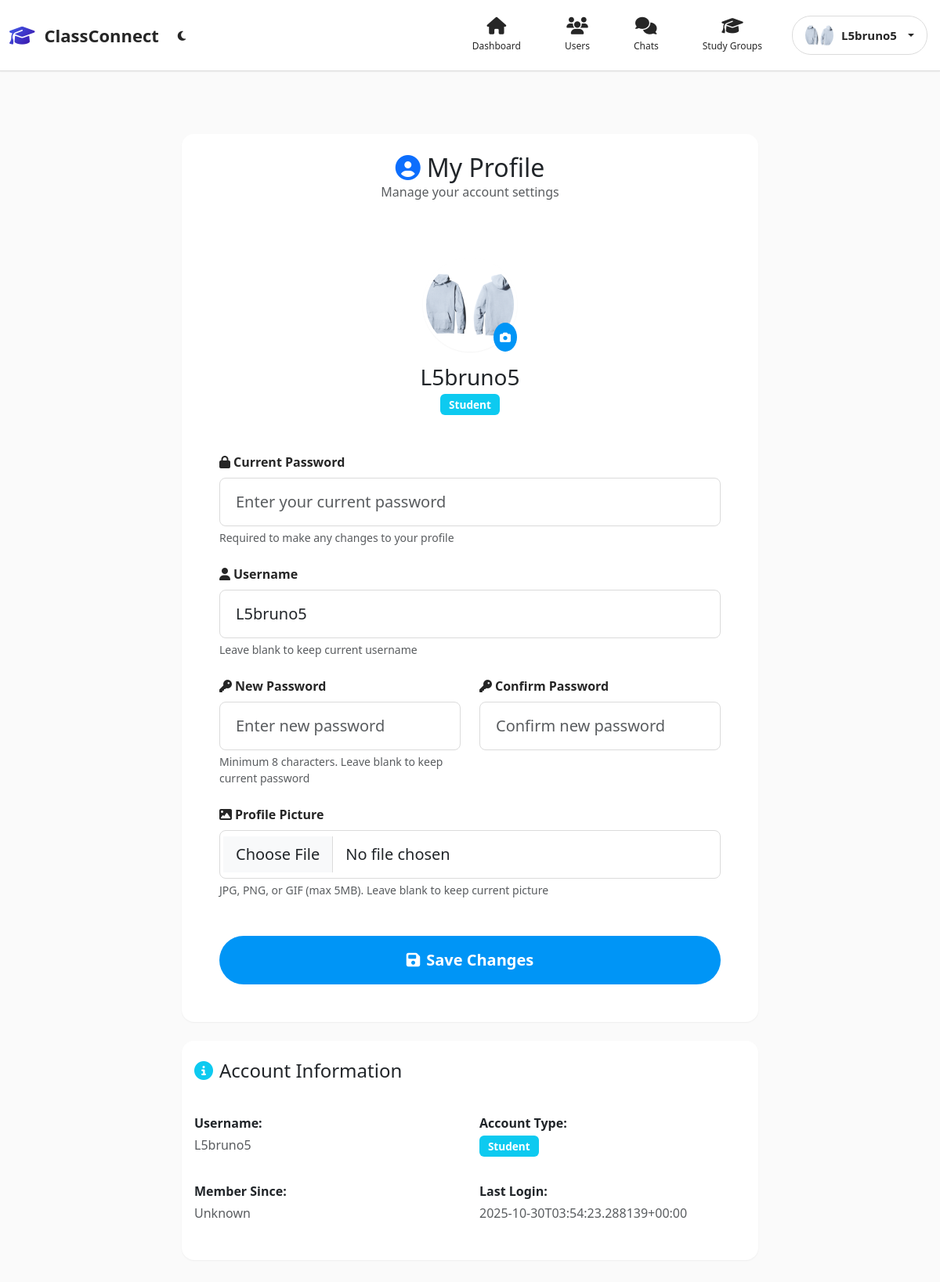
Page /profile (signed in) on the earlier database version.
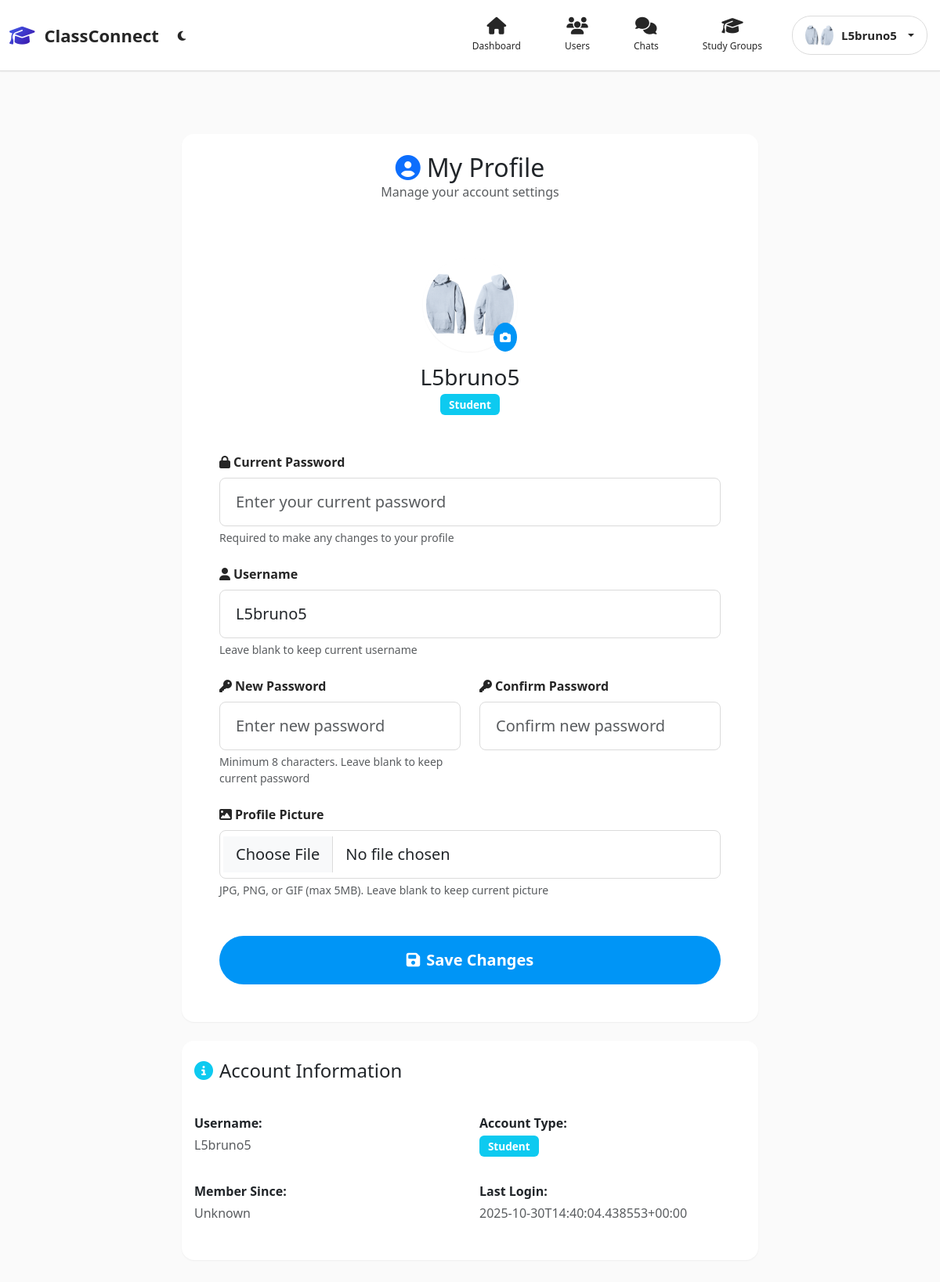
Same page on the later database version.
### tables this page shows
CREATE TABLE users (
        id INTEGER PRIMARY KEY AUTOINCREMENT,
        username TEXT UNIQUE NOT NULL,
        password_hash TEXT NOT NULL,
        is_admin INTEGER DEFAULT 0,
        approved INTEGER DEFAULT 0
    , avatar TEXT DEFAULT '', last_seen TEXT DEFAULT '');

### app.py (the view, shortened to what this page needs)
@app.route('/profile', methods=['GET', 'POST'])
@login_required
def profile():
    user = current_user()
    if not user:
        flash('User not found.', 'danger')
        return redirect(url_for('login'))
    return render_template('profile.html', user=user)

### app.py (called while the page is built)
def get_db():
    db = getattr(g, '_database', None)
    if db is None:
        db = g._database = sqlite3.connect(DB_PATH)
        db.row_factory = sqlite3.Row
    return db

@app.teardown_appcontext
def close_connection(exception):
    db = getattr(g, '_database', None)
    if db is not None:
        db.close()

def get_user_by_id(user_id):
    if not user_id:
        return None
    db = get_db()
    cur = db.cursor()
    cur.execute('SELECT * FROM users WHERE id = ?', (user_id,))
    return cur.fetchone()

def current_user():
    user_id = session.get('user_id')
    if not user_id:
        return None
    return get_user_by_id(user_id)

def login_required(f):
    @wraps(f)
    def decorated_function(*args, **kwargs):
        if not current_user():
            flash('Please log in to access this page.', 'warning')
            return redirect(url_for('login'))
        return f(*args, **kwargs)
    return decorated_function

### templates/profile.html (shortened to what this page needs)
{% extends 'base.html' %}
{% block content %}
<div class="container py-5">
    <div class="row justify-content-center">
        <div class="col-lg-8">
            <div class="card border-0 shadow-sm">
                <div class="card-header bg-white border-0 py-4">
                    <h2 class="card-title mb-0 text-center">
                        <i class="fas fa-user-circle text-primary me-2"></i>My Profile
                    </h2>
                    <p class="text-center text-muted mb-0">Manage your account settings</p>
                </div>
                <div class="card-body p-4 p-md-5">
                    <div class="text-center mb-5">
                        <div class="position-relative d-inline-block">
                            {% if user.avatar %}
                            <img src="{{ user.avatar }}" alt="{{ user.username }}" class="profile-avatar rounded-circle">
                            {% else %}
                            <div class="profile-avatar-placeholder bg-primary bg-opacity-10 rounded-circle d-flex align-items-center justify-content-center">
                                <i class="fas fa-user text-primary fa-2x"></i>
                            </div>
                            {% endif %}
                            <button class="btn btn-primary btn-sm position-absolute bottom-0 end-0 rounded-circle p-2"
                                    data-bs-toggle="modal" data-bs-target="#avatarModal">
                                <i class="fas fa-camera"></i>
                            </button>
                        </div>
                        <h3 class="mt-3 mb-1">{{ user.username }}</h3>
                        <p class="text-muted">
                            {% if user.is_admin %}
                            <span class="badge bg-warning">Administrator</span>
                            {% else %}
                            <span class="badge bg-info">Student</span>
                            {% endif %}
                        </p>
                    </div>
                    <form method="POST" enctype="multipart/form-data" id="profileForm">
                        <div class="row">
                            <div class="col-12 mb-4">
                                <label for="current_password" class="form-label fw-bold">
                                    <i class="fas fa-lock me-1"></i>Current Password
                                </label>
                                <input type="password" class="form-control form-control-lg" id="current_password"
                                       name="current_password" placeholder="Enter your current password" required>
                                <div class="form-text">Required to make any changes to your profile</div>
                            </div>
                            <div class="col-12 mb-4">
                                <label for="new_username" class="form-label fw-bold">
                                    <i class="fas fa-user me-1"></i>Username
                                </label>
                                <input type="text" class="form-control form-control-lg" id="new_username"
                                       name="new_username" placeholder="Enter new username" value="{{ user.username }}">
                                <div class="form-text">Leave blank to keep current username</div>
                            </div>
                            <div class="col-md-6 mb-4">
                                <label for="new_password" class="form-label fw-bold">
                                    <i class="fas fa-key me-1"></i>New Password
                                </label>
                                <input type="password" class="form-control form-control-lg" id="new_password"
                                       name="new_password" placeholder="Enter new password">
                                <div class="form-text">Minimum 8 characters. Leave blank to keep current password</div>
                            </div>
                            <div class="col-md-6 mb-4">
                                <label for="confirm_password" class="form-label fw-bold">
                                    <i class="fas fa-key me-1"></i>Confirm Password
                                </label>
                                <input type="password" class="form-control form-control-lg" id="confirm_password"
                                       placeholder="Confirm new password">
                            </div>
                            <div class="col-12 mb-4">
                                <label for="avatar" class="form-label fw-bold">
                                    <i class="fas fa-image me-1"></i>Profile Picture
                                </label>
                                <input type="file" class="form-control form-control-lg" id="avatar"
                                       name="avatar" accept="image/*">
                                <div class="form-text">JPG, PNG, or GIF (max 5MB). Leave blank to keep current picture</div>
                            </div>
                        </div>
                        <div class="d-grid mt-4">
                            <button type="submit" class="btn btn-primary btn-lg rounded-pill py-3">
                                <i class="fas fa-save me-2"></i>Save Changes
                            </button>
                        </div>
                    </form>
                </div>
            </div>
            <div class="card border-0 shadow-sm mt-4">
                <div class="card-header bg-white border-0 py-4">
                    <h4 class="card-title mb-0">
                        <i class="fas fa-info-circle text-info me-2"></i>Account Information
                    </h4>
                </div>
                <div class="card-body">
                    <div class="row">
                        <div class="col-md-6 mb-3">
                            <p class="mb-1"><strong>Username:</strong></p>
                            <p class="text-muted">{{ user.username }}</p>
                        </div>
                        <div class="col-md-6 mb-3">
                            <p class="mb-1"><strong>Account Type:</strong></p>
                            <p class="text-muted">
                                {% if user.is_admin %}
                                <span class="badge bg-warning">Administrator</span>
                                {% else %}
                                <span class="badge bg-info">Student</span>
                                {% endif %}
                            </p>
                        </div>
                        <div class="col-md-6 mb-3">
                            <p class="mb-1"><strong>Member Since:</strong></p>
                            <p class="text-muted">{{ user.created_at or 'Unknown' }}</p>
                        </div>
                        <div class="col-md-6 mb-3">
                            <p class="mb-1"><strong>Last Login:</strong></p>
                            <p class="text-muted">{{ user.last_seen or 'Never' }}</p>
                        </div>
                    </div>
                </div>
            </div>
        </div>
    </div>
</div>
{% endblock %}

### templates/base.html (shortened to what this page needs)
<!doctype html>
<html lang="en" data-theme="light">
  <head>
    <link href="https://cdn.jsdelivr.net/npm/bootstrap@5.3.3/dist/css/bootstrap.min.css" rel="stylesheet">
    <link href="https://cdnjs.cloudflare.com/ajax/libs/font-awesome/6.4.0/css/all.min.css" rel="stylesheet">
    <link href="/static/css/style.css" rel="stylesheet">
  </head>
  <body>
    <nav class="navbar navbar-expand-lg navbar-classconnect">
      <div class="container-fluid">
        <a class="navbar-brand" href="/">
          <div class="brand-logo">
            <i class="fas fa-graduation-cap"></i>
            <span>ClassConnect</span>
          </div>
        </a>
        <div class="theme-toggle me-3">
          <button id="themeToggle" class="btn btn-sm btn-outline-secondary rounded-circle">
          </button>
        </div>
        <div class="collapse navbar-collapse" id="nav">
          <ul class="navbar-nav ms-auto align-items-center">
            {% if session.user_id %}
            <li class="nav-item">
              <a class="nav-link" href="/dashboard">
                <div class="nav-icon">
                  <i class="fas fa-home"></i>
                  <span class="nav-label">Dashboard</span>
                </div>
              </a>
            </li>
            <li class="nav-item">
              <a class="nav-link" href="/users">
                <div class="nav-icon">
                  <i class="fas fa-users"></i>
                  <span class="nav-label">Users</span>
                </div>
              </a>
            </li>
            <li class="nav-item">
              <a class="nav-link" href="/users">
                <div class="nav-icon">
                  <i class="fas fa-comments"></i>
                  <span class="nav-label">Chats</span>
                </div>
              </a>
            </li>
            <li class="nav-item">
              <a class="nav-link" href="/study_groups">
                <div class="nav-icon">
                  <i class="fas fa-graduation-cap"></i>
                  <span class="nav-label">Study Groups</span>
                </div>
              </a>
            </li>
            <li class="nav-item dropdown">
              <a class="nav-link dropdown-toggle user-dropdown" href="#" id="userMenu" role="button" data-bs-toggle="dropdown" aria-expanded="false">
                <div class="user-avatar-nav">
                  {% if user and user.avatar %}
                  <img src="{{ user.avatar }}" alt="{{ session.username }}">
                  {% else %}
                  <div class="avatar-placeholder">
                    <i class="fas fa-user"></i>
                  </div>
                  {% endif %}
                </div>
                <span class="username">{{ session.username }}</span>
              </a>
            </li>
            {% endif %}
          </ul>
        </div>
      </div>
    </nav>
    <main class="main-content">
      {% block content %}{% endblock %}
    </main>
  </body>
</html>

### static/css/style.css (style rules this page uses)
body { padding-bottom: 40px; background-color: #fafafa; }
.card { box-shadow: 0 1px 2px rgba(0,0,0,0.1); border: 1px solid #dbdbdb; border-radius: 8px; }
.navbar-brand { font-weight: 700; }
.container .card { margin-top: 1rem; }

### templates/profile.html (style rules this page uses)
:root { --ig-primary: #fafafa; --ig-secondary: #ffffff; --ig-border: #dbdbdb; --ig-text: #262626; --ig-text-light: #8e8e8e; --ig-blue: #0095f6; --ig-blue-hover: #1877f2; --ig-story-gradient: linear-gradient(45deg, #f09433, #e6683c, #dc2743, #cc2366, #bc1888); }
.profile-avatar { width: 120px; height: 120px; object-fit: cover; border: 4px solid #fff; box-shadow: 0 1px 2px rgba(0,0,0,0.05); }
.card { border-radius: 16px; overflow: hidden; border: 1px solid var(--ig-border); }
.card-header { background: var(--ig-secondary); border-bottom: 1px solid var(--ig-border); }
.btn-primary { background: var(--ig-blue); border: none; padding: 12px 20px; font-weight: 600; transition: all 0.3s ease; border-radius: 8px; }
.form-control-lg { padding: 15px 20px; border-radius: 8px; border: 1px solid var(--ig-border); transition: all 0.3s ease; }
.form-label { margin-bottom: 8px; color: var(--ig-text); }
.badge { font-size: 0.85em; padding: 0.5em 0.8em; }
.shadow-sm { box-shadow: 0 1px 2px rgba(0,0,0,0.05) !important; }

### templates/base.html (style rules this page uses)
:root { --cc-primary: #fafafa; --cc-secondary: #ffffff; --cc-accent: #7209b7; --cc-success: #4cc9f0; --cc-warning: #f72585; --cc-light: #f8f9fa; --cc-dark: #212529; --cc-text: #262626; --cc-text-light: #8e8e8e; --cc-border: #dbdbdb; --cc-gradient: linear-gradient(135deg, #4361ee, #3a0ca3); --cc-card-shadow: 0 1px 2px rgba(0, 0, 0, 0.1); --cc-transition: all 0.3s cubic-bezier(0.25, 0.8, 0.25, 1); }
.theme-toggle { display: flex; align-items: center; }
#themeToggle { border: none; background: transparent; color: var(--cc-text); transition: var(--cc-transition); }
.navbar-classconnect { background: var(--cc-secondary) !important; border-bottom: 1px solid var(--cc-border); padding: 12px 0; box-shadow: 0 1px 2px rgba(0, 0, 0, 0.05); position: sticky; top: 0; z-index: 1000; backdrop-filter: blur(10px); }
.brand-logo { display: flex; align-items: center; gap: 12px; font-weight: 800; font-size: 22px; color: var(--cc-text); text-decoration: none; transition: var(--cc-transition); }
.brand-logo i { background: var(--cc-gradient); -webkit-background-clip: text; -webkit-text-fill-color: transparent; background-clip: text; font-size: 26px; }
.navbar-nav { gap: 12px; }
.nav-link { color: var(--cc-text) !important; padding: 10px 18px !important; border-radius: 12px; transition: var(--cc-transition); margin: 0 4px; font-weight: 500; position: relative; overflow: hidden; }
.nav-link::before { content: ''; position: absolute; top: 0; left: 0; width: 100%; height: 100%; background: var(--cc-gradient); opacity: 0; transition: var(--cc-transition); z-index: -1; border-radius: 12px; }
.nav-icon { display: flex; flex-direction: column; align-items: center; gap: 6px; font-size: 13px; }
.nav-icon i { font-size: 22px; transition: var(--cc-transition); }
.nav-label { font-size: 12px; font-weight: 500; transition: var(--cc-transition); }
.user-dropdown { display: flex !important; align-items: center; gap: 10px; padding: 6px 16px !important; border-radius: 24px; border: 1px solid var(--cc-border); transition: var(--cc-transition); background: rgba(255, 255, 255, 0.7); backdrop-filter: blur(10px); }
.user-avatar-nav { width: 36px; height: 36px; border-radius: 50%; overflow: hidden; position: relative; transition: var(--cc-transition); }
.user-avatar-nav img { width: 100%; height: 100%; object-fit: cover; transition: var(--cc-transition); }
.username { font-weight: 600; font-size: 15px; color: var(--cc-text); }
.main-content { background: var(--cc-primary); min-height: calc(100vh - 80px); padding-bottom: 2rem; }
* { transition: background-color 0.3s, border-color 0.3s; }

Differences in the rows shown:
changed users "L5bruno5": last_seen "2025-10-30T03:54:23.288139+00:00" → "2025-10-30T14:40:04.438553+00:00"
